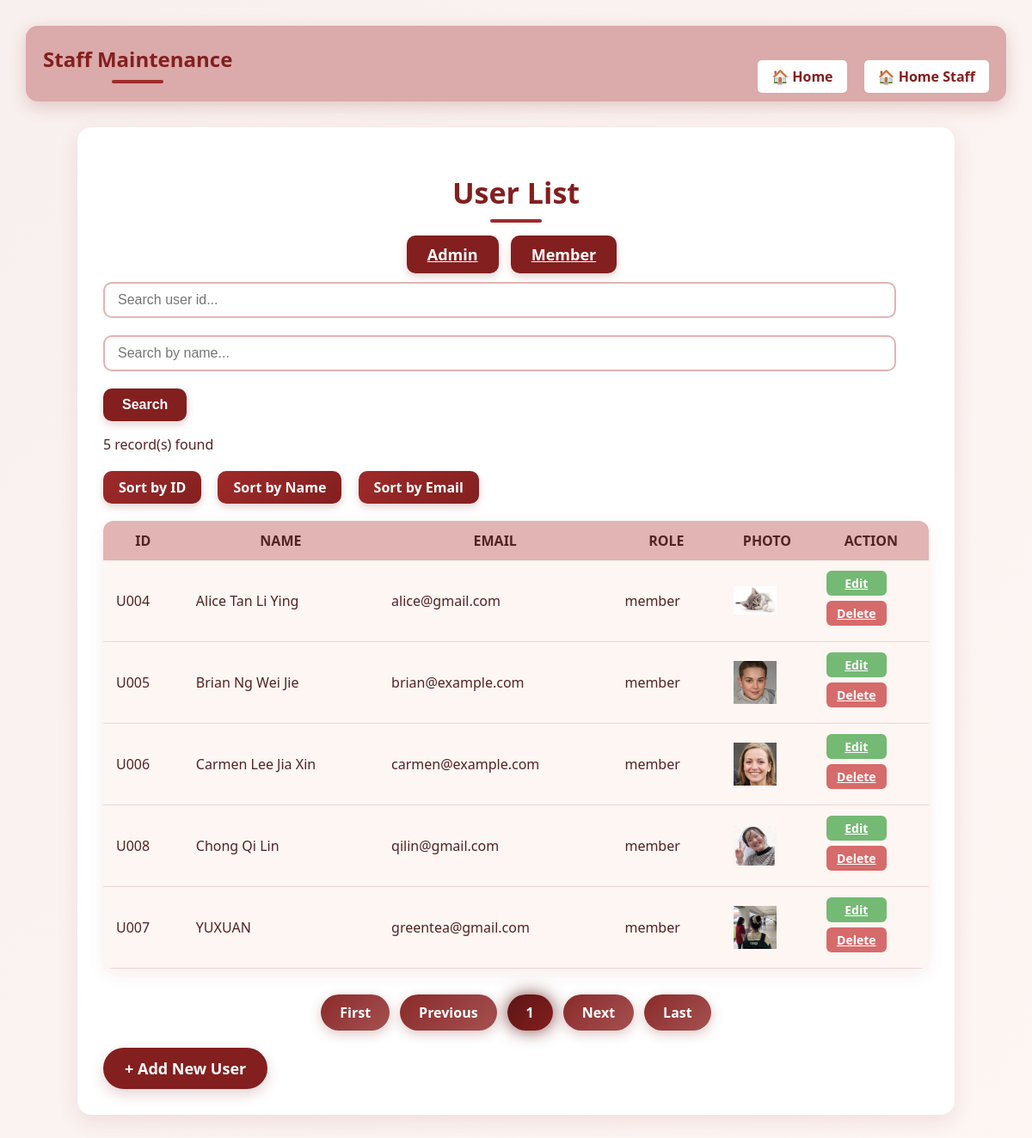
The page /app/staff/user.php?role=member on the database its author committed.
### tables this page shows
CREATE TABLE `users` (
  `user_id` varchar(5) NOT NULL,
  `email` varchar(100) NOT NULL,
  `password` varchar(255) NOT NULL,
  `name` varchar(100) NOT NULL,
  `photo` varchar(100) DEFAULT NULL,
  `role` enum('admin','member') NOT NULL
);

### app/staff/user.php (the view, shortened to what this page needs)
<?php
require '_base.php';
require '_pager.php';
$role       = $_GET['role'] ?? '';
$id         = $_GET['id'] ?? '';
$searchName = $_GET['name'] ?? '';
$page       = $_GET['page'] ?? 1;
$sort_by    = $_GET['sort_by'] ?? 'name';
$sort_order = $_GET['sort_order'] ?? 'ASC';
$sql = "SELECT * FROM users WHERE 1";
$params = [];
if ($role && $role !== 'All') {
    $sql .= " AND role = ?";
    $params[] = $role;
}
$sort_order = strtoupper($sort_order) === 'DESC' ? 'DESC' : 'ASC';
$sql .= " ORDER BY $sort_by $sort_order";
$pager = new pager($sql, $params, 5, $page);
?>
<?php include '_head.php'; ?>
<div class="container">
    <h1>User List</h1>
    <div class="filter-buttons">
        <a href="user.php?role=admin" class="btn <?= $role == 'admin' ? 'btn_active' : '' ?>">Admin</a>
        <a href="user.php?role=member" class="btn <?= $role == 'member' ? 'btn_active' : '' ?>">Member</a>
    </div>
    <?php if ($role): ?>
        <form method="get" class="form_inline" style="margin-bottom:15px;">
            <input type="text" name="id" placeholder="Search user id..." value="<?= htmlspecialchars($id) ?>" class="search_box">
            <input type="text" name="name" placeholder="Search by name..." value="<?= htmlspecialchars($searchName) ?>" class="search_box">
            <button class="btn">Search</button>
        </form>
        <p><?= $pager->item_count ?> record(s) found</p>
        <div class="sort-buttons" style="margin-bottom:15px;">
            <a href="?<?= http_build_query(array_merge($_GET,['sort_by'=>'user_id','sort_order'=>$sort_order=='ASC'?'DESC':'ASC'])) ?>" class="btn_sort">Sort by ID</a>
            <a href="?<?= http_build_query(array_merge($_GET,['sort_by'=>'name','sort_order'=>$sort_order=='ASC'?'DESC':'ASC'])) ?>" class="btn_sort">Sort by Name</a>
            <a href="?<?= http_build_query(array_merge($_GET,['sort_by'=>'email','sort_order'=>$sort_order=='ASC'?'DESC':'ASC'])) ?>" class="btn_sort">Sort by Email</a>
        </div>
        <table class="user">
            <tr>
                <th>ID</th>
                <th>NAME</th>
                <th>EMAIL</th>
                <th>ROLE</th>
                <th>PHOTO</th>
                <th>ACTION</th>
            </tr>
            <?php foreach ($pager->result as $s): ?>
                <tr>
                    <td><?= htmlspecialchars($s->user_id) ?></td>
                    <td><?= htmlspecialchars($s->name) ?></td>
                    <td><?= htmlspecialchars($s->email) ?></td>
                    <td><?= htmlspecialchars($s->role) ?></td>
                    <td><img src="../user/images_user/<?= htmlspecialchars($s->photo) ?>" width="50"></td>
                    <td>
                        <a href="user_edit.php?edit_id=<?= htmlspecialchars($s->user_id) ?>" class="btn_edit">Edit</a>
                        <a href="?role=<?= htmlspecialchars($role) ?>&delete_id=<?= htmlspecialchars($s->user_id) ?>" class="btn_delete" onclick="return confirm('Are you sure to delete this user?')">Delete</a>
                    </td>
                </tr>
            <?php endforeach; ?>
        </table>
    <?php else: ?>
        <p>Please select a role filter (Admin or Member) to view users.</p>
    <?php endif; ?>
    <a href="user_edit.php" class="btn_add" style="margin-top: 20px; display: inline-block;">+ Add New User</a>
</div>

### app/css/staff.css (style rules this page uses)
.container { max-width: 960px; margin: auto; background-color: #ffffff; border-radius: 16px; padding: 30px; box-shadow: 0 8px 24px rgba(131,31,31,0.1); }
h1 { text-align: center; font-size: 34px; color: rgb(131,31,31); margin-bottom: 25px; position: relative; }
h1::after { content: ''; display: block; width: 60px; height: 4px; background: #9e2a2a; margin: 8px auto 0; border-radius: 2px; }
.search_box { width: 96%; padding: 10px 15px; border: 2px solid #e2b4b4; border-radius: 10px; font-size: 16px; outline: none; box-shadow: inset 0 1px 3px rgba(0,0,0,0.05); transition: 0.3s; margin-bottom: 20px; }
.btn { background-color: rgb(131,31,31); color: white; padding: 10px 22px; border: none; border-radius: 10px; font-size: 16px; font-weight: bold; cursor: pointer; box-shadow: 0 4px 10px rgba(131,31,31,0.2); transition: background-color 0.3s, transform 0.2s; margin-right: 10px; }
.filter-buttons { margin-bottom: 20px; text-align: center; }
.filter-buttons .btn { font-size: 18px; padding: 10px 24px; }
.sort-buttons { margin: 20px 0; text-align: left; }
.btn_sort { color: white; text-decoration: none; font-weight: bold; margin-right: 15px; padding: 8px 18px; background: linear-gradient(135deg, #9e2a2a, #83201f); border-radius: 10px; box-shadow: 0 4px 10px rgba(131, 31, 31, 0.2); transition: all 0.3s ease; display: inline-block; font-size: 16px; }
table.product, table.order, table.user { width: 100%; border-collapse: collapse; background-color: #fdf6f3; border-radius: 12px; overflow: hidden; box-shadow: 0 6px 20px rgba(131,31,31,0.08); margin-top: 20px; }
table th { background-color: #e2b4b4; color: #532323; font-weight: 600; font-size: 16px; padding: 12px; }
table td { padding: 12px 15px; text-align: left; border-bottom: 1px solid #ebd5d5; }
table td .btn_edit, table td .btn_delete, table td .btn_add { display: block; margin-bottom: 6px; width: 70px; text-align: center; padding: 5px 0; border-radius: 6px; font-size: 14px; font-weight: bold; }
.btn_edit { background-color: #74b974; color: white; }
.btn_delete { background-color: #d66b6b; color: white; }
.btn_add { background-color: rgb(131, 31, 31); color: white; padding: 12px 25px; border-radius: 30px; font-size: 18px; font-weight: 600; text-decoration: none; text-align: center; display: inline-block; box-shadow: 0 6px 16px rgba(131, 31, 31, 0.2); transition: all 0.3s ease; margin-top: 20px; }

### rows shown on the page
users: user_id "U004", name "Alice Tan Li Ying", email "alice@gmail.com", role "member", photo (picture)
users: user_id "U005", name "Brian Ng Wei Jie", email "brian@example.com", role "member", photo (picture)
users: user_id "U006", name "Carmen Lee Jia Xin", email "carmen@example.com", role "member", photo (picture)
users: user_id "U008", name "Chong Qi Lin", email "qilin@gmail.com", role "member", photo (picture)
users: user_id "U007", name "YUXUAN", email "greentea@gmail.com", role "member", photo (picture)

### other values the page prints
$pager->item_count "5"
